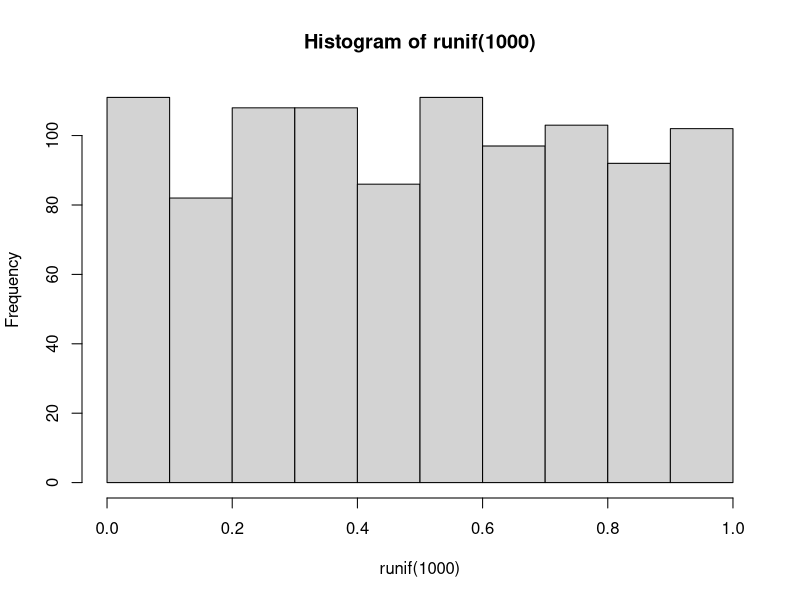
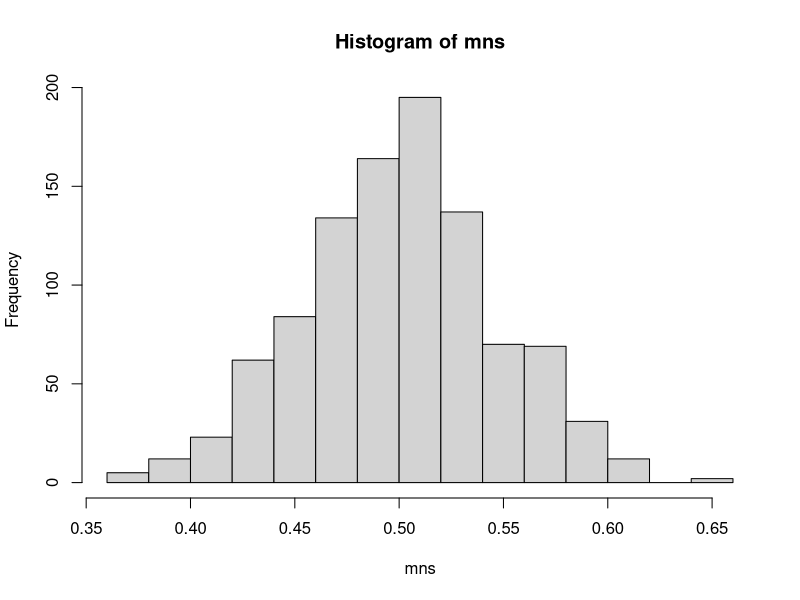
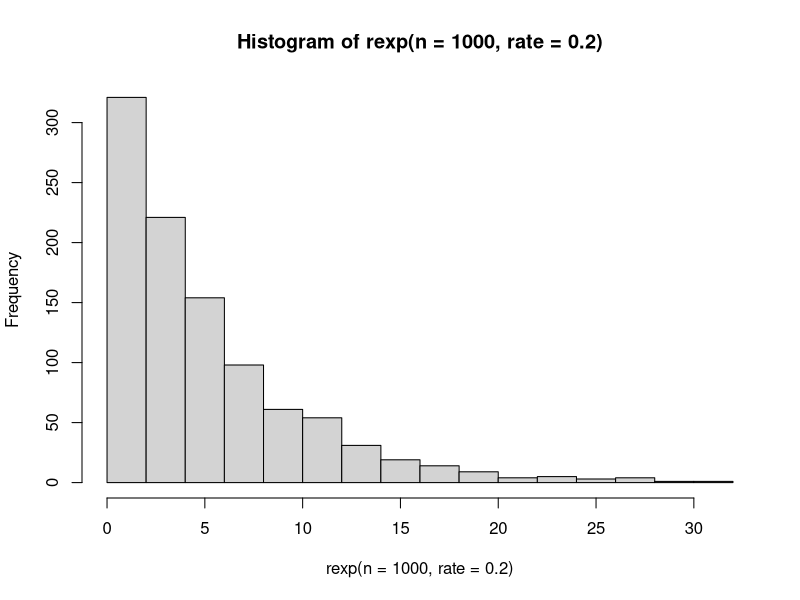
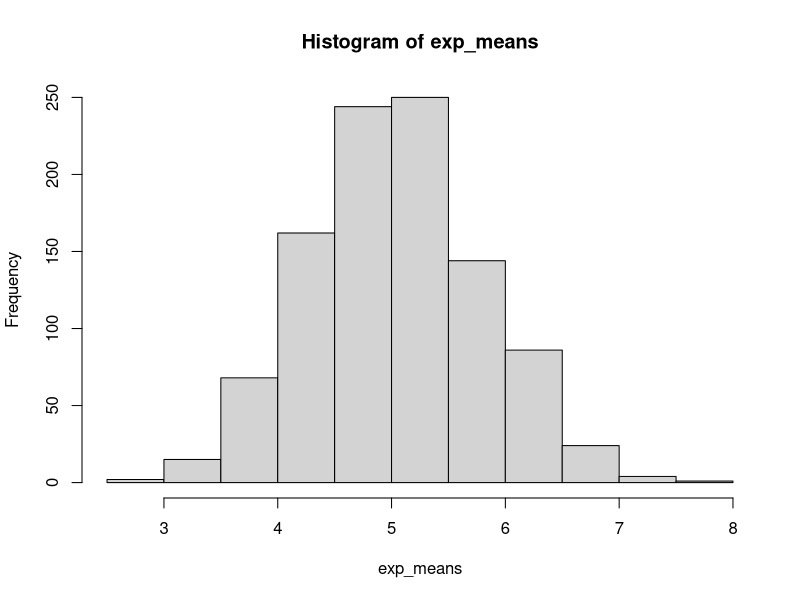

Here is the R script that generated these plots, in order:
## ---- chunk 1
hist(runif(1000))
## ---- chunk 2
mns = NULL
for (i in 1 : 1000) mns = c(mns, mean(runif(40)))
hist(mns)
## ---- chunk 3
hist(rexp(n=1000,rate=0.2))
## ---- chunk 4
exp_means = NULL
for (i in 1 : 1000) exp_means = c(exp_means, mean(rexp(n=40,rate=0.2)))
hist(exp_means)
## ---- chunk 5
mean(exp_means)
var(exp_means)
sd(exp_means)
